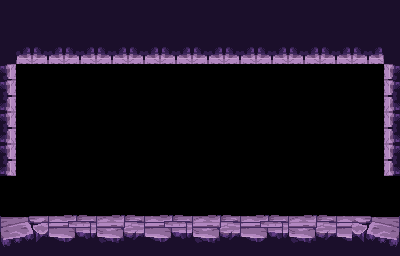

A level layout from a 2D game, rendered from its tile map. Below: a short description, then the map file with tile-grid data replaced by summaries:
An orthogonal 25x16 tile map with 16x16 px tiles, 8 tile layers (back, middle, middle2, statue, ...) and 5 objects (lavaStormPowerUp, door1, door2, light1, light2).

<map version="1.0" tiledversion="1.0.3" orientation="orthogonal" renderorder="right-down" width="25" height="16" tilewidth="16" tileheight="16" nextobjectid="564">
 <properties>
  <property name="ambientColor" value="0x444444" />
  <property name="callFunction" value="callHellBeast,escape" />
  <property name="mapScenePosition" value="6,7,0xCC2485" />
  <property name="music" value="churchTheme" />
  <property name="paraBack" value="map12back" />
  <property name="paraMiddle" value="" />
  <property name="walkSfx" value="churchWalkSfx" />
 </properties>
 <tileset firstgid="1" name="tileground" tilewidth="16" tileheight="16" tilecount="4096" columns="64">
  <image source="../assets/environment/layers/tilesets.png" width="1024" height="1024" />
  <tile id="1383">
   <properties>
    <property name="collides" type="bool" value="true" />
   </properties>
  </tile>
  <tile id="1385">
   <properties>
    <property name="collides" type="bool" value="true" />
   </properties>
  </tile>
  <tile id="1434">
   <properties>
    <property name="collides" type="bool" value="true" />
   </properties>
  </tile>
  <tile id="1435">
   <properties>
    <property name="collides" type="bool" value="true" />
   </properties>
  </tile>
  <tile id="1436">
   <properties>
    <property name="collides" type="bool" value="true" />
   </properties>
  </tile>
  <tile id="1438">
   <properties>
    <property name="collides" type="bool" value="true" />
   </properties>
  </tile>
  <tile id="1439">
   <properties>
    <property name="collides" type="bool" value="true" />
   </properties>
  </tile>
  <tile id="1440">
   <properties>
    <property name="collides" type="bool" value="true" />
   </properties>
  </tile>
  <tile id="1442">
   <properties>
    <property name="collides" type="bool" value="true" />
   </properties>
  </tile>
  <tile id="1443">
   <properties>
    <property name="collides" type="bool" value="true" />
   </properties>
  </tile>
  <tile id="1444">
   <properties>
    <property name="collides" type="bool" value="true" />
   </properties>
  </tile>
  <tile id="1498">
   <properties>
    <property name="collides" type="bool" value="true" />
   </properties>
  </tile>
  <tile id="1499">
   <properties>
    <property name="collides" type="bool" value="true" />
   </properties>
  </tile>
  <tile id="1500">
   <properties>
    <property name="collides" type="bool" value="true" />
   </properties>
  </tile>
  <tile id="1502">
   <properties>
    <property name="collides" type="bool" value="true" />
   </properties>
  </tile>
  <tile id="1503">
   <properties>
    <property name="collides" type="bool" value="true" />
   </properties>
  </tile>
  <tile id="1504">
   <properties>
    <property name="collides" type="bool" value="true" />
   </properties>
  </tile>
  <tile id="1506">
   <properties>
    <property name="collides" type="bool" value="true" />
   </properties>
  </tile>
  <tile id="1507">
   <properties>
    <property name="collides" type="bool" value="true" />
   </properties>
  </tile>
  <tile id="1508">
   <properties>
    <property name="collides" type="bool" value="true" />
   </properties>
  </tile>
 </tileset>
 <layer name="back" width="25" height="16" opacity="0">
  <data>[400 cells, 400 non-empty, 108 distinct tile ids]</data>
 </layer>
 <layer name="middle" width="25" height="16">
  <data>[400 cells, 0 non-empty, 0 distinct tile ids]</data>
 </layer>
 <layer name="middle2" width="25" height="16">
  <data>[400 cells, 0 non-empty, 0 distinct tile ids]</data>
 </layer>
 <layer name="statue" width="25" height="16">
  <data>[400 cells, 0 non-empty, 0 distinct tile ids]</data>
 </layer>
 <layer name="eau" width="25" height="16" opacity="0.5">
  <data>[400 cells, 0 non-empty, 0 distinct tile ids]</data>
 </layer>
 <objectgroup name="powerup">
  <object id="562" name="lavaStormPowerUp" gid="507" x="192" y="16" width="16" height="16">
   <properties>
    <property name="ability" value="lavaStorm" />
    <property name="collides" type="bool" value="false" />
    <property name="id" type="int" value="7" />
    <property name="key" value="lavaStormIcon" />
    <property name="name" value="lavaStormPowerUp" />
    <property name="powerup" value="lavaStorm" />
    <property name="text" value="You get the lavaStorm magic" />
   </properties>
  </object>
 </objectgroup>
 <objectgroup name="enemies" />
 <layer name="collideGround" width="25" height="16">
  <data>[400 cells, 90 non-empty, 30 distinct tile ids]</data>
 </layer>
 <layer name="spikeLayer" width="25" height="16">
  <data>[400 cells, 0 non-empty, 0 distinct tile ids]</data>
 </layer>
 <objectgroup name="elevators" />
 <objectgroup name="guepes" />
 <objectgroup name="jumpers" />
 <objectgroup name="waterFall" />
 <layer name="front" width="25" height="16">
  <data>[400 cells, 100 non-empty, 5 distinct tile ids]</data>
 </layer>
 <objectgroup name="lavaFall" />
 <objectgroup name="lava" />
 <objectgroup name="doors">
  <object id="324" name="door1" gid="182" x="32" y="192" width="16" height="16">
   <properties>
    <property name="destination" value="map11" />
    <property name="key" value="doorBlue" />
    <property name="openWith" value="any" />
    <property name="playerX" type="int" value="48" />
    <property name="playerY" type="int" value="11" />
    <property name="side" value="right" />
   </properties>
  </object>
  <object id="533" name="door2" gid="182" x="352" y="192" width="16" height="16">
   <properties>
    <property name="destination" value="map13" />
    <property name="key" value="doorBlue" />
    <property name="openWith" value="any" />
    <property name="playerX" type="int" value="1" />
    <property name="playerY" type="int" value="2" />
    <property name="side" value="left" />
   </properties>
  </object>
 </objectgroup>
 <objectgroup name="octopus" />
 <objectgroup name="fireball" />
 <objectgroup name="rhino" />
 <objectgroup name="savestation" />
 <objectgroup name="lights">
  <object id="558" name="light1" gid="1" x="76" y="136" width="16" height="16">
   <properties>
    <property name="color" value="0xEEC061" />
    <property name="intensity" type="int" value="1" />
    <property name="radius" type="int" value="92" />
   </properties>
  </object>
  <object id="563" name="light2" gid="1" x="316" y="136" width="16" height="16">
   <properties>
    <property name="color" value="0xEEC061" />
    <property name="intensity" type="int" value="1" />
    <property name="radius" type="int" value="92" />
   </properties>
  </object>
 </objectgroup>
</map>
